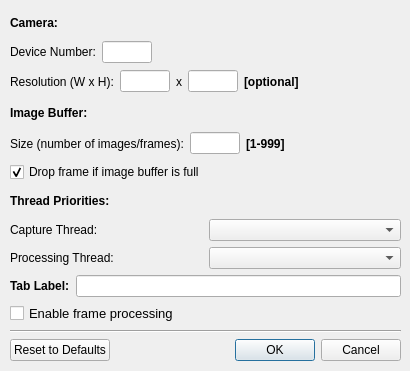
<?xml version="1.0" encoding="UTF-8"?>
<ui version="4.0">
 <class>CameraConnectDialog</class>
 <widget class="QDialog" name="CameraConnectDialog">
  <property name="geometry">
   <rect>
    <x>0</x>
    <y>0</y>
    <width>410</width>
    <height>371</height>
   </rect>
  </property>
  <property name="windowTitle">
   <string>Connect to Camera</string>
  </property>
  <widget class="QWidget" name="layoutWidget">
   <property name="geometry">
    <rect>
     <x>10</x>
     <y>10</y>
     <width>391</width>
     <height>351</height>
    </rect>
   </property>
   <layout class="QVBoxLayout" name="verticalLayout_4">
    <item>
     <layout class="QVBoxLayout" name="verticalLayout_3">
      <item>
       <widget class="QLabel" name="label_1">
        <property name="font">
         <font>
          <pointsize>9</pointsize>
          <weight>75</weight>
          <bold>true</bold>
         </font>
        </property>
        <property name="text">
         <string>Camera:</string>
        </property>
       </widget>
      </item>
      <item>
       <layout class="QHBoxLayout" name="horizontalLayout_2">
        <item>
         <widget class="QLabel" name="label_9">
          <property name="font">
           <font>
            <pointsize>9</pointsize>
            <weight>50</weight>
            <bold>false</bold>
           </font>
          </property>
          <property name="text">
           <string>Device Number:</string>
          </property>
         </widget>
        </item>
        <item>
         <widget class="QLineEdit" name="deviceNumberEdit">
          <property name="enabled">
           <bool>true</bool>
          </property>
          <property name="sizePolicy">
           <sizepolicy hsizetype="Fixed" vsizetype="Fixed">
            <horstretch>0</horstretch>
            <verstretch>0</verstretch>
           </sizepolicy>
          </property>
          <property name="minimumSize">
           <size>
            <width>50</width>
            <height>0</height>
           </size>
          </property>
          <property name="maximumSize">
           <size>
            <width>50</width>
            <height>16777215</height>
           </size>
          </property>
          <property name="font">
           <font>
            <pointsize>9</pointsize>
            <weight>50</weight>
            <italic>false</italic>
            <bold>false</bold>
           </font>
          </property>
          <property name="toolTip">
           <string extracomment="Camera number, string from 0."/>
          </property>
          <property name="text">
           <string/>
          </property>
         </widget>
        </item>
        <item>
         <spacer name="horizontalSpacer_1">
          <property name="orientation">
           <enum>Qt::Horizontal</enum>
          </property>
          <property name="sizeHint" stdset="0">
           <size>
            <width>40</width>
            <height>20</height>
           </size>
          </property>
         </spacer>
        </item>
       </layout>
      </item>
      <item>
       <layout class="QHBoxLayout" name="horizontalLayout_8">
        <item>
         <widget class="QLabel" name="label_11">
          <property name="font">
           <font>
            <pointsize>9</pointsize>
            <weight>50</weight>
            <bold>false</bold>
           </font>
          </property>
          <property name="text">
           <string>Resolution (W x H):</string>
          </property>
         </widget>
        </item>
        <item>
         <widget class="QLineEdit" name="resWEdit">
          <property name="enabled">
           <bool>true</bool>
          </property>
          <property name="sizePolicy">
           <sizepolicy hsizetype="Fixed" vsizetype="Fixed">
            <horstretch>0</horstretch>
            <verstretch>0</verstretch>
           </sizepolicy>
          </property>
          <property name="minimumSize">
           <size>
            <width>50</width>
            <height>0</height>
           </size>
          </property>
          <property name="maximumSize">
           <size>
            <width>50</width>
            <height>16777215</height>
           </size>
          </property>
          <property name="font">
           <font>
            <pointsize>9</pointsize>
            <weight>50</weight>
            <italic>false</italic>
            <bold>false</bold>
           </font>
          </property>
         </widget>
        </item>
        <item>
         <widget class="QLabel" name="label_13">
          <property name="font">
           <font>
            <pointsize>9</pointsize>
            <weight>50</weight>
            <bold>false</bold>
           </font>
          </property>
          <property name="text">
           <string>x</string>
          </property>
         </widget>
        </item>
        <item>
         <widget class="QLineEdit" name="resHEdit">
          <property name="enabled">
           <bool>true</bool>
          </property>
          <property name="sizePolicy">
           <sizepolicy hsizetype="Fixed" vsizetype="Fixed">
            <horstretch>0</horstretch>
            <verstretch>0</verstretch>
           </sizepolicy>
          </property>
          <property name="minimumSize">
           <size>
            <width>50</width>
            <height>0</height>
           </size>
          </property>
          <property name="maximumSize">
           <size>
            <width>50</width>
            <height>16777215</height>
           </size>
          </property>
          <property name="font">
           <font>
            <pointsize>9</pointsize>
            <weight>50</weight>
            <italic>false</italic>
            <bold>false</bold>
           </font>
          </property>
         </widget>
        </item>
        <item>
         <widget class="QLabel" name="label_12">
          <property name="font">
           <font>
            <pointsize>9</pointsize>
            <weight>75</weight>
            <bold>true</bold>
           </font>
          </property>
          <property name="text">
           <string>[optional]</string>
          </property>
         </widget>
        </item>
        <item>
         <spacer name="horizontalSpacer_4">
          <property name="orientation">
           <enum>Qt::Horizontal</enum>
          </property>
          <property name="sizeHint" stdset="0">
           <size>
            <width>40</width>
            <height>20</height>
           </size>
          </property>
         </spacer>
        </item>
       </layout>
      </item>
      <item>
       <widget class="QLabel" name="label_3">
        <property name="font">
         <font>
          <pointsize>9</pointsize>
          <weight>75</weight>
          <bold>true</bold>
         </font>
        </property>
        <property name="text">
         <string>Image Buffer:</string>
        </property>
       </widget>
      </item>
      <item>
       <layout class="QHBoxLayout" name="horizontalLayout">
        <item>
         <widget class="QLabel" name="label_2">
          <property name="font">
           <font>
            <pointsize>9</pointsize>
            <weight>50</weight>
            <bold>false</bold>
           </font>
          </property>
          <property name="text">
           <string>Size (number of images/frames):</string>
          </property>
         </widget>
        </item>
        <item>
         <widget class="QLineEdit" name="imageBufferSizeEdit">
          <property name="sizePolicy">
           <sizepolicy hsizetype="Minimum" vsizetype="Fixed">
            <horstretch>0</horstretch>
            <verstretch>0</verstretch>
           </sizepolicy>
          </property>
          <property name="minimumSize">
           <size>
            <width>50</width>
            <height>0</height>
           </size>
          </property>
          <property name="maximumSize">
           <size>
            <width>50</width>
            <height>16777215</height>
           </size>
          </property>
          <property name="font">
           <font>
            <pointsize>9</pointsize>
           </font>
          </property>
         </widget>
        </item>
        <item>
         <widget class="QLabel" name="label_4">
          <property name="font">
           <font>
            <pointsize>9</pointsize>
            <weight>75</weight>
            <bold>true</bold>
           </font>
          </property>
          <property name="text">
           <string>[1-999]</string>
          </property>
         </widget>
        </item>
        <item>
         <spacer name="horizontalSpacer_2">
          <property name="orientation">
           <enum>Qt::Horizontal</enum>
          </property>
          <property name="sizeHint" stdset="0">
           <size>
            <width>40</width>
            <height>20</height>
           </size>
          </property>
         </spacer>
        </item>
       </layout>
      </item>
      <item>
       <widget class="QCheckBox" name="dropFrameCheckBox">
        <property name="font">
         <font>
          <pointsize>9</pointsize>
         </font>
        </property>
        <property name="text">
         <string>Drop frame if image buffer is full</string>
        </property>
        <property name="checked">
         <bool>true</bool>
        </property>
       </widget>
      </item>
      <item>
       <widget class="QLabel" name="label_5">
        <property name="font">
         <font>
          <pointsize>9</pointsize>
          <weight>75</weight>
          <bold>true</bold>
         </font>
        </property>
        <property name="text">
         <string>Thread Priorities:</string>
        </property>
       </widget>
      </item>
      <item>
       <layout class="QHBoxLayout" name="horizontalLayout_3">
        <item>
         <layout class="QVBoxLayout" name="verticalLayout">
          <item>
           <widget class="QLabel" name="label_6">
            <property name="font">
             <font>
              <pointsize>9</pointsize>
              <weight>50</weight>
              <bold>false</bold>
             </font>
            </property>
            <property name="text">
             <string>Capture Thread:</string>
            </property>
           </widget>
          </item>
          <item>
           <widget class="QLabel" name="label_7">
            <property name="font">
             <font>
              <pointsize>9</pointsize>
              <weight>50</weight>
              <bold>false</bold>
             </font>
            </property>
            <property name="text">
             <string>Processing Thread:</string>
            </property>
           </widget>
          </item>
         </layout>
        </item>
        <item>
         <layout class="QVBoxLayout" name="verticalLayout_2">
          <item>
           <widget class="QComboBox" name="capturePrioComboBox">
            <property name="font">
             <font>
              <pointsize>9</pointsize>
             </font>
            </property>
           </widget>
          </item>
          <item>
           <widget class="QComboBox" name="processingPrioComboBox">
            <property name="font">
             <font>
              <pointsize>9</pointsize>
             </font>
            </property>
           </widget>
          </item>
         </layout>
        </item>
       </layout>
      </item>
      <item>
       <layout class="QHBoxLayout" name="horizontalLayout_5">
        <item>
         <widget class="QLabel" name="label_8">
          <property name="font">
           <font>
            <pointsize>9</pointsize>
            <weight>75</weight>
            <bold>true</bold>
           </font>
          </property>
          <property name="text">
           <string>Tab Label:</string>
          </property>
         </widget>
        </item>
        <item>
         <widget class="QLineEdit" name="tabLabelEdit">
          <property name="font">
           <font>
            <pointsize>9</pointsize>
           </font>
          </property>
         </widget>
        </item>
       </layout>
      </item>
      <item>
       <layout class="QHBoxLayout" name="horizontalLayout_7">
        <item>
         <widget class="QCheckBox" name="enableFrameProcessingCheckBox">
          <property name="font">
           <font>
            <pointsize>10</pointsize>
           </font>
          </property>
          <property name="text">
           <string>Enable frame processing</string>
          </property>
         </widget>
        </item>
       </layout>
      </item>
     </layout>
    </item>
    <item>
     <widget class="Line" name="line">
      <property name="orientation">
       <enum>Qt::Horizontal</enum>
      </property>
     </widget>
    </item>
    <item>
     <layout class="QHBoxLayout" name="horizontalLayout_4">
      <item>
       <widget class="QPushButton" name="resetToDefaultsPushButton">
        <property name="text">
         <string>Reset to Defaults</string>
        </property>
       </widget>
      </item>
      <item>
       <widget class="QDialogButtonBox" name="okCancelBox">
        <property name="orientation">
         <enum>Qt::Horizontal</enum>
        </property>
        <property name="standardButtons">
         <set>QDialogButtonBox::Cancel|QDialogButtonBox::Ok</set>
        </property>
       </widget>
      </item>
     </layout>
    </item>
   </layout>
  </widget>
 </widget>
 <resources/>
 <connections>
  <connection>
   <sender>okCancelBox</sender>
   <signal>accepted()</signal>
   <receiver>CameraConnectDialog</receiver>
   <slot>accept()</slot>
   <hints>
    <hint type="sourcelabel">
     <x>276</x>
     <y>293</y>
    </hint>
    <hint type="destinationlabel">
     <x>204</x>
     <y>159</y>
    </hint>
   </hints>
  </connection>
  <connection>
   <sender>okCancelBox</sender>
   <signal>rejected()</signal>
   <receiver>CameraConnectDialog</receiver>
   <slot>reject()</slot>
   <hints>
    <hint type="sourcelabel">
     <x>276</x>
     <y>293</y>
    </hint>
    <hint type="destinationlabel">
     <x>204</x>
     <y>159</y>
    </hint>
   </hints>
  </connection>
 </connections>
</ui>
